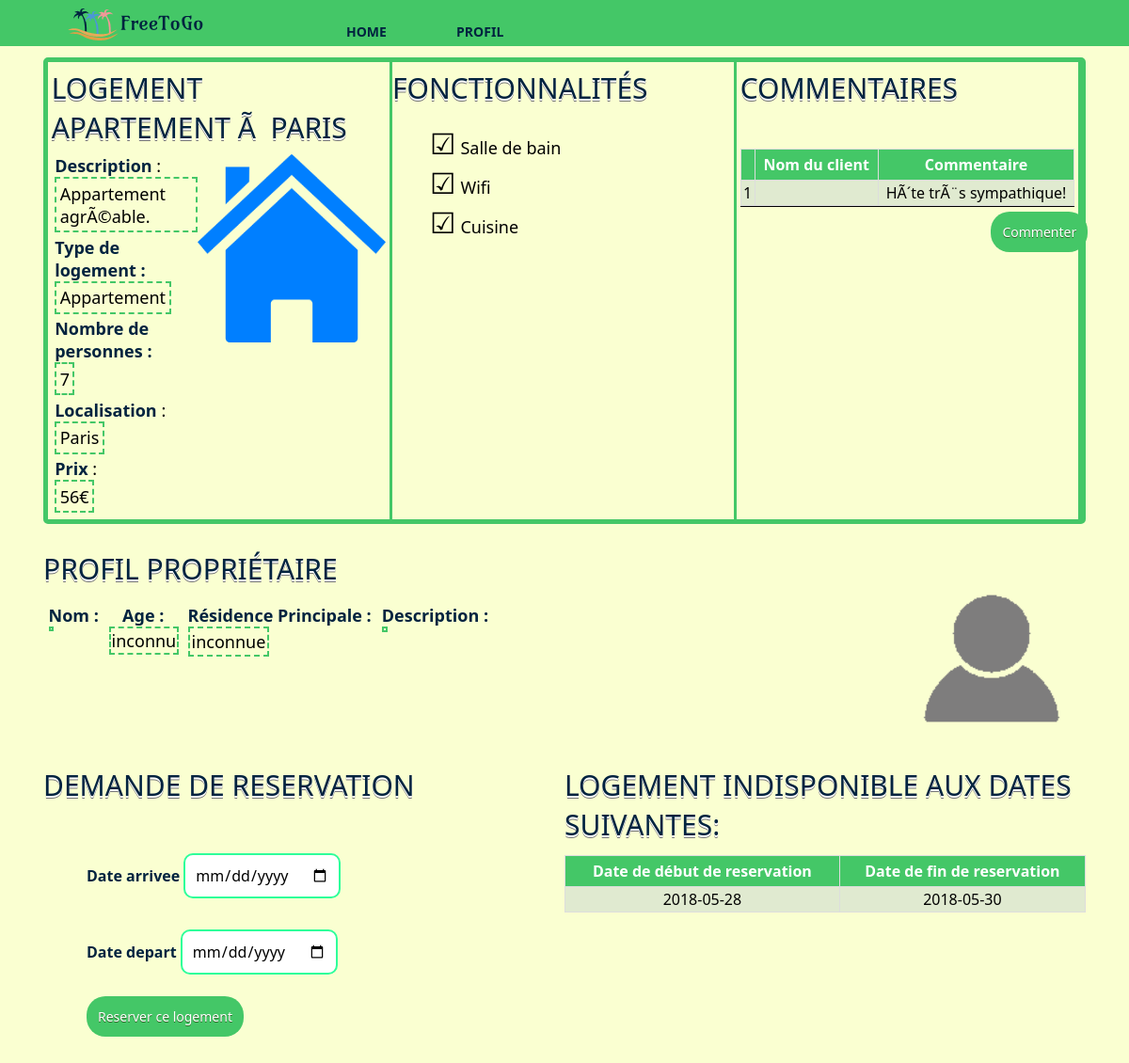
The app's page /logement.php?idLogement=7 (signed in) with its own data.
### tables this page shows
CREATE TABLE IF NOT EXISTS `logement` (
	`idLogement` int(11) NOT NULL AUTO_INCREMENT,
	`prix` int(11) NOT NULL,
	`type` varchar(30) NOT NULL,
	`idClient` int(11) NOT NULL,
	`nomLogement` varchar(30) NOT NULL,
	`effectif` int(11) DEFAULT NULL,
	`adresse` varchar(90) DEFAULT NULL,
	`photo` varchar(50) DEFAULT NULL,
	`description` varchar(240) DEFAULT NULL,
	`ville` varchar(30) DEFAULT NULL,
	`pays` varchar(30) DEFAULT NULL,
	`wifi` BOOL DEFAULT FALSE,
	`cuisine` BOOL DEFAULT FALSE,
	`salledebain` BOOL DEFAULT FALSE,
	FOREIGN KEY (`idClient`) REFERENCES client(`idClient`),
	PRIMARY KEY (`idLogement`)
);

CREATE TABLE IF NOT EXISTS `commentaire` (
	`idCommentaire` int(11) NOT NULL AUTO_INCREMENT,
	`comment` varchar(500) NOT NULL,
	`idClient` int(11) NOT NULL,
	`idLogement` int(11) NOT NULL,
	FOREIGN KEY (`idClient`) REFERENCES client(`idClient`),
	FOREIGN KEY (`idLogement`) REFERENCES logement(`idLogement`),
	PRIMARY KEY (`idCommentaire`)
);

CREATE TABLE IF NOT EXISTS `reserver` (
	`numeroReservation` int(11) NOT NULL AUTO_INCREMENT,
	`idClient` int(11) DEFAULT NULL,
	`idLogement` int(11) DEFAULT NULL,
	`dateDebut` date DEFAULT NULL,
	`dateFin` date DEFAULT NULL CHECK (dateDebut < dateFin),
	FOREIGN KEY (`idClient`) REFERENCES client(`idClient`),
	FOREIGN KEY (`idLogement`) REFERENCES logement(`idLogement`),
	PRIMARY KEY (`numeroReservation`)
);

### public_html/include/fonctions.php (called while the page is built, shortened)
<?php
function gererPhoto($donnees, $attribut, $imageParDefaut){
  if($donnees[$attribut]==NULL){
    $photo=$imageParDefaut;
  }else{
    $photo=$donnees[$attribut];
  }
  return $photo;
}
?>

### public_html/logement.php (the view, shortened to what this page needs)
<!doctype html>
<html lang="fr">
<head>
  <link rel="stylesheet" type="text/css" href="css/common.css" />
  <link rel="stylesheet" type="text/css" href="css/pageLogement.css" />
</head>
<body>
  <?php include('include/header.html'); require_once('include/fonctions.php'); ?>
  <div class="main">
    <?php
    if (isset($_GET["idLogement"])){
      $bd = seConnecterABD();
      $reponse=$bd->query('SELECT * FROM logement WHERE idLogement ="'.$_GET["idLogement"].'";');
      $donnees = $reponse->fetch();
    }
    $photo=gererPhoto($donnees,'photo',"/images/logement_default.png");
    ?>
    <div id="container">
      <div class="ligne">
        <div class="colonne" >
          <div id="div_logement" >
            <?php
            echo '  <h2>Logement '.$donnees["nomLogement"].'</h2>';
            echo '<img src="'.$photo.'" style="float:right;" class="photo" alt="photo du logement"/>';
            ?>
            <div class="attribut">
              <label>Description</label> :<br/>
              <span class="champLogement">
                <?php
                echo htmlspecialchars($donnees["description"]);
                ?>
              </span>
            </div>
            <div class="attribut">
              <label>Type de logement :</label>
              <span class="champLogement">
                <?php
                echo htmlspecialchars($donnees["type"]);
                ?>
              </span>
            </div>
            <div class="attribut"><label>Nombre de personnes :</label>
              <span class="champLogement">
                <?php
                echo htmlspecialchars($donnees["effectif"]);
                ?>
              </span>
            </div>
            <div class="attribut">
              <label>Localisation</label> : <br/>
              <span class="champLogement">
                <?php
                echo htmlspecialchars($donnees["ville"]);
                ?>
              </span>
            </div>
            <div class="attribut">
              <label>Prix</label> :
              <span class="champLogement">
                <?php
                echo htmlspecialchars($donnees["prix"]).'€';
                ?>
              </span>
            </div>
          </div>
        </div>
        <div class="colonne">
          <h2>Fonctionnalités</h2>
          <ul id="liste_fonctionnalites">
            <?php
            $wifi = "unchecked";
            $sdb = "unchecked";
            $cuisine = "unchecked";
            if ($donnees["wifi"]){
              $wifi = "checked";
            }
            if ($donnees["salledebain"]){
              $sdb = "checked";
            }
            if ($donnees["cuisine"]){
              $cuisine = "checked";
            }
            echo '
            <li class="'.$sdb.'">Salle de bain</li>
            <li class="'.$wifi.'">Wifi</li>
            <li class="'.$cuisine.'">Cuisine</li>';
            ?>
          </ul>
        </div>
        <div class="colonne">
          <div id="div_commentaire">
            <h2>Commentaires</h2>
            <div class="commentaire">
              <table class="tableaux">
                <tr>
                  <th></th>
                  <th>Nom du client</th>
                  <th>Commentaire</th>
                </tr>
                <?php
                $reponse = $bd->query('SELECT * FROM commentaire where idLogement="'.$_GET["idLogement"].'"');
                $num = 1;
                while ($donnees1 = $reponse->fetch())
                {
                  $reponse2 = $bd->query('SELECT * FROM client where idClient="'.(string)$donnees1['idClient'].'"');
                  $donnees2 = $reponse2->fetch();
                  echo '
                  <tr>
                  <td>'.$num.'</td>
                  <td> '.$donnees2["nom"].'</td>
                  <td> '.$donnees1["comment"].'</td>
                  </tr>';
                  $num = $num + 1;
                }
                ?>
              </table>
            </div>
            <?php
            echo '<button style="margin-left:75%;" onclick="location.href=\'commentaire.php?idLogement='.$_GET["idLogement"].'\'" type="button" class="bouton">Commenter</button>';
            ?>
          </div>
        </div>
      </div>
    </div>
    <div class="ligne">
      <div class="colonne" >
        <h2>Profil Propriétaire</h2>
        <div id="description_proprietaire" style="display:flex;">
          <?php
          $idProprietaire = $donnees["idClient"];
          $reponse2=$bd->query('SELECT * FROM client WHERE idClient ="'.$idProprietaire.'";');
          $donneesProprietaire = $reponse2->fetch();
          ?>
          <div class="attribut">
            <label>Nom : </label>
            <span class="champLogement">
            </span>
          </div>
          <div class="attribut">
            <label>Age : </label>
            <span class="champLogement">
              <?php
              if (!empty($donneesProprietaire["age"])){
                echo $donneesProprietaire["age"];
              }else{
                echo "inconnu";
              }
              ?>
            </span>
          </div>
          <div class="attribut">
            <label>Résidence Principale : </label>
            <span class="champLogement">
              <?php
              if (!empty($donneesProprietaire["adresse"])){
                echo $donneesProprietaire["adresse"];
              }else{
                echo "inconnue";
              }
              ?>
            </span>
          </div>
          <div class="attribut">
            <label>Description :</label>
            <span class="champLogement">
            </span>
          </div>
        </div>
      </div>
      <div class="colonne" style="margin-top:30px">
        <img src="<?php echo gererPhoto($donneesProprietaire, "photoProfil", "./images/profil_default.png"); ?>" style="float:right;margin-left:15%;" class="photo_profil" alt="photo de profil du proprietaire"/>
      </div>
    </div>
    <div class="ligne">
      <div class="colonne">
        <h2>demande de reservation</h2>
        <div class= "main" >
          <form method="post">
            <div style="margin-bottom:5%;">
              <label> Date arrivee</label>
              <input type="date" name="ddebut" required />
            </div>
            <div style="margin-bottom:3%;">
              <label> Date depart </label>
              <input type="date" name="dfin" required />
            </div>
            <input type="submit" class= "bouton" name= "Reservation" value="Reserver ce logement" />
          </form>
        </div>
      </div>
      <div class="colonne">
        <h2> Logement indisponible aux dates suivantes: </h2>
        <?php
        if (isset($_GET["idLogement"])){
          $bd = seConnecterABD();
          $r=$bd->query('SELECT datedebut, datefin FROM reserver WHERE idLogement ="'.$_GET["idLogement"].'";');
          echo '<table class="tableaux">';
          echo '
          <tr>
          <th> Date de début de reservation</th>
          <th> Date de fin de reservation</th>
          </tr>';
          while($d=$r->fetch()){
            echo '
            <tr>
            <td> '.$d['datedebut'].' </td>
            <td> '.$d['datefin'].' </td>
            </tr>' ;
          }
          echo '</table>';
        }
        ?>
      </div>
    </div>
  </div>
</body>
</html>

### public_html/css/common.css (style rules this page uses)
:root { --main-font-family:"Segoe UI","Helvetica Neue",Arial,sans-serif; --main-vertFonce : #44c767; --main-vertClair : #2efe9a; --main-bleuFonce : #01233f; }
body { background: #FAFFD1; font-family: var(--main-font-family); font-weight: 400; margin:0; }
#container { border: 5px solid var(--main-vertFonce); border-radius: 5px; margin-top: 15px; margin-bottom: 15px; }
h2 { margin-bottom: 2%; margin-top: 2%; color: var(--main-bleuFonce); font-weight: normal; font-family: var(--main-font-family); font-size: 30px; line-height: 42px; text-transform: uppercase; text-shadow: 0 2px white, 0 3px #777; text-align: left; }
img { float: left; }
.logo { float: center; padding: 5px 0; margin-left: 70px; margin-right: 70px; }
.navbar { overflow: hidden; position: fixed; top: 0; width: 100%; background-color: var(--main-vertFonce); margin-bottom:5px; }
.navbar ul { margin: 0; padding: 0; }
.navbar li { display: inline-block; margin-left: 70px; padding-top: 20px; position: relative; color: var(--main-bleuFonce); font-weight: bold; font-family: var(--main-font-family); }
nav a { color: var(--main-bleuFonce); text-decoration: none; text-transform: uppercase; font-size: 14px; }
nav a::before { content: ''; display: block; height: 5px; background-color: var(--main-bleuFonce); position: absolute; top: 0; width: 0%; transition: all ease-in-out 300ms; }
.bouton { margin-top:5px; margin-bottom:5px; background-color:var(--main-vertFonce); -moz-border-radius:20px; -webkit-border-radius:20px; border-radius:20px; border:1px ; cursor:pointer; color:#ffffff; font-family: var(--main-font-family); font-size:14px; padding:12px 12px; text-shadow:0px 1px 0px #2f6627; }
input[type="text"], input[type="password"],input[type="number"],input[type="date"] { border-radius: 10px; padding: 10px ; font-family: var(--main-font-family); font-size: 1em; margin-top:5px; margin-bottom:5px; border: solid 2px var(--main-vertClair);; }
.main { margin: 30px; padding: 16px; }
.photo { border-radius: 8px; display: block; margin-left: auto; margin-right: auto; width: 200px; height:200px; }
.photo_profil { border-radius: 8px; display: block; margin-left: auto; margin-right: auto; width: 200px; height: 200px; }
label { font-family: var(--main-font-family); color: var(--main-bleuFonce); font-weight: bold; }
.tableaux { font-family: var(--main-font-family); border-collapse: collapse; width: 100%; }
.tableaux td { text-align: center; padding: 2px; border: 1px solid #ddd; }
.tableaux tr:nth-child(even) { background-color: #E0EAD0 }
.tableaux tr:nth-child(odd) { background-color: #b3ffbc }
.tableaux th { background-color: var(--main-vertFonce); color: white; border: 1px solid #ddd; text-align: center; padding: 5px; }
.ligne { display: flex; }
.colonne { flex: 50%; float: left; }

### public_html/css/pageLogement.css (style rules this page uses)
#div_logement { margin-right: 0%; padding : 1%; padding-top: 0%; }
#div_commentaire { border-style: none; padding : 1%; padding-top: 0%; }
.commentaire { padding-top: 10%; border-bottom-style: solid; border-width: thin; }
#liste_fonctionnalites { list-style: none; }
#liste_fonctionnalites li::before { font-size: 170%; padding-right: 5px; }
#liste_fonctionnalites li.checked::before { content: "☑"; }
.attribut { margin : 1%; font-size: large; }
#description_proprietaire .attribut { text-align: center; }
li { font-size : large; }
.champLogement { border: solid 2px var(--main-vertFonce); border-style:dashed;; display: table; padding: 1%; }
#container .colonne { border-right-style: solid; border-color: #44c767; }

### records on screen
logement: nomLogement "APARTEMENT Ã PARIS", photo (placeholder picture), description "Appartement agrÃ©able.", type "Appartement", effectif "7", ville "Paris", prix "56"
commentaire: comment "HÃ´te trÃ¨s sympathique!"
reserver: dateDebut "2018-05-28", dateFin "2018-05-30"
